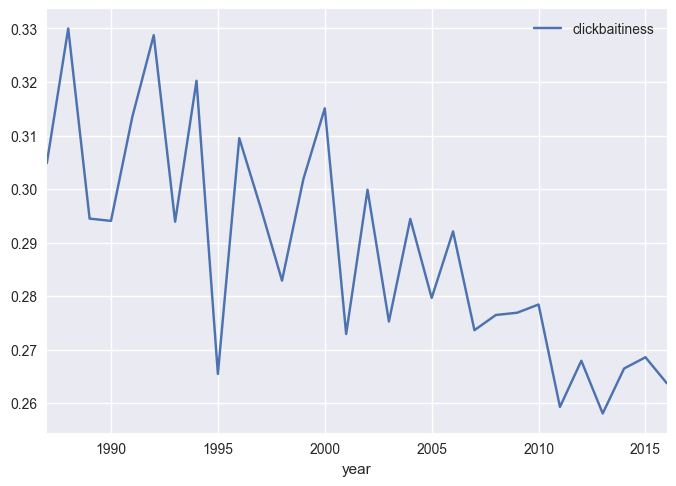

This figure's Python source:
import pandas as pd
import seaborn as sns
import matplotlib.pyplot as plt

from keras.models import load_model
from keras.preprocessing import sequence
import string
import re

MATCH_MULTIPLE_SPACES = re.compile("\ {2,}")
SEQUENCE_LENGTH = 20

UNK = "<UNK>"
PAD = "<PAD>"

vocab = open("clickbait-detector/data/vocabulary.txt").read().split("\n")
invvocab = dict((word, i) for i, word in enumerate(vocab))
model_path = "clickbait-detector/models/detector.h5"
model = load_model(model_path)


def text_to_indices(text):
    text = text.replace(':', '')
    for punctuation in string.punctuation:
        text = text.replace(punctuation, " " + punctuation + " ")
    for i in range(10):
        text = text.replace(str(i), " " + str(i) + " ")
    text = MATCH_MULTIPLE_SPACES.sub(" ", text)
    return [invvocab.get(word, invvocab[UNK]) for word in text.lower().split()]


def predict(headlines):
    iheadlines = texts_to_indices(headlines)
    inputs = sequence.pad_sequences(iheadlines, maxlen=SEQUENCE_LENGTH)
    clickbaitiness = model.predict(inputs)[:, 0]
    return clickbaitiness


def fracunks(texts):
    iunk = invvocab[UNK]
    nunks = [inds.count(iunk) for inds in texts_to_indices(texts)]
    ntokens = [len(inds) for inds in texts_to_indices(texts)]
    return nunks, ntokens, [a/b for a, b in zip(nunks, ntokens)]


def texts_to_indices(texts):
    return [text_to_indices(text) for text in texts]


def nipsbait():
    nips = pd.read_json('nips.json/nips.json')
    nips['clickbaitiness'] = predict(nips['title'])
    nips['nunks'], nips['ntokens'], nips['fracunks'] = fracunks(nips['title'])
    return nips


def plot_nipsbait(df):
    fig, ax = plt.subplots()
    ax = df['clickbaitiness'].groupby(df['year']).mean().plot()
    ax.legend()
    fig.savefig("nipsbait.png", bbox_inches='tight')
